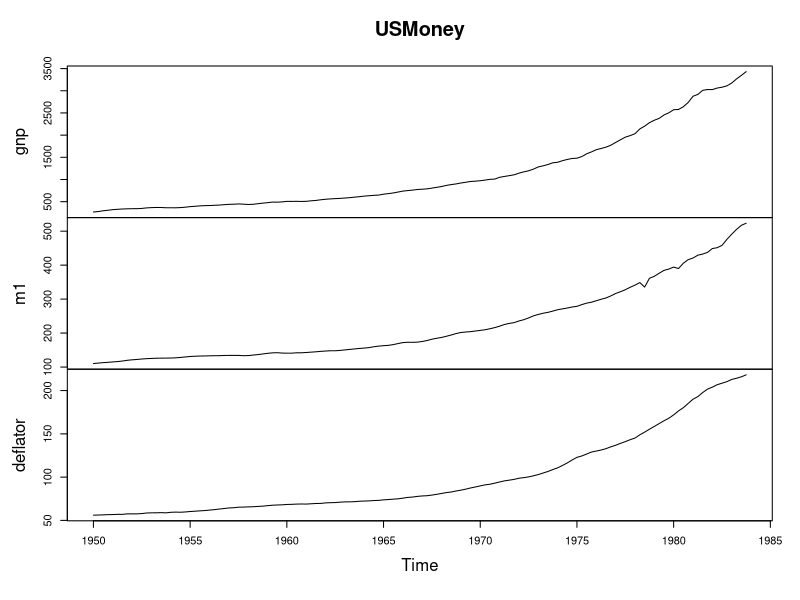

This figure's R source:
library(AER)


### Name: USMoney
### Title: USMoney
### Aliases: USMoney
### Keywords: datasets

### ** Examples

data("USMoney")
plot(USMoney)
